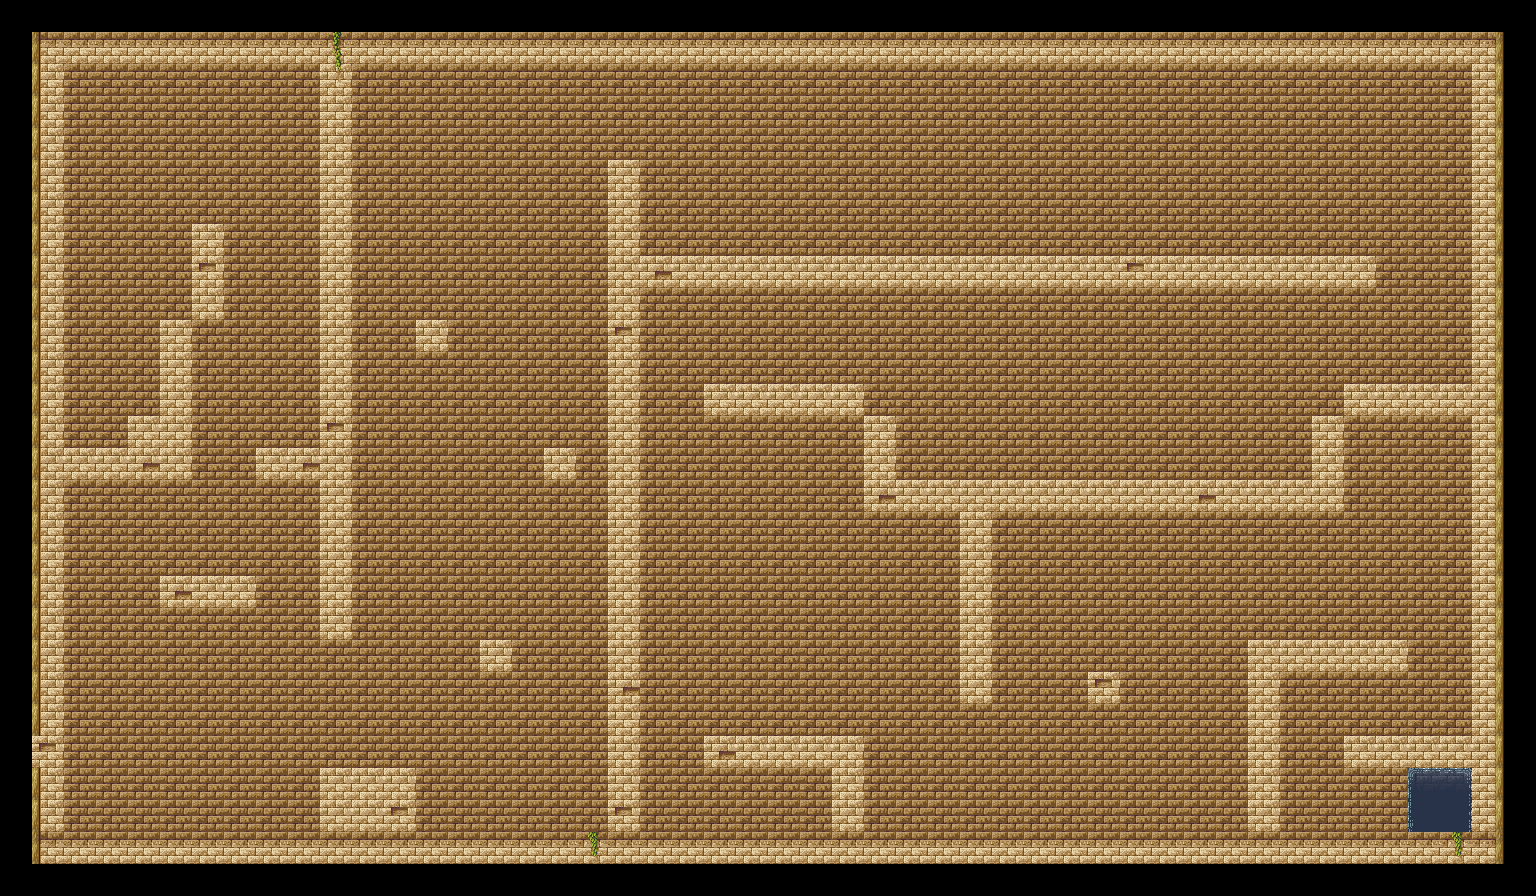

A 2D game scene composited from a Tiled map and its tileset images. What follows is a short description and the map's XML, with each tile layer's data collapsed to a summary:
An orthogonal 48x28 tile map with 32x32 px tiles, 1 tile layer (set) and 38 objects (32x blockers, 2x enemy, 2x reverse, player, exit).

<map version="1.0" orientation="orthogonal" width="48" height="28" tilewidth="32" tileheight="32">
 <properties>
  <property name="background" value="black.bmp" />
  <property name="type" value="exit" />
 </properties>
 <tileset firstgid="1" name="open rpg2" tilewidth="32" tileheight="32">
  <image source="../images/tilesets/open rpg2.png" width="960" height="960" />
 </tileset>
 <layer name="set" width="48" height="28">
  <data>[1344 cells, 1196 non-empty, 16 distinct tile ids]</data>
 </layer>
 <objectgroup name="triggers" width="48" height="28" visible="0">
  <object name="blockers" x="64" y="832" width="1408" height="32">
   <properties>
    <property name="blockers" value="tlbr" />
   </properties>
  </object>
  <object name="player" x="64" y="64" width="32" height="32">
   <properties>
    <property name="player" value="" />
   </properties>
  </object>
  <object name="enemy" x="64" y="768" width="32" height="32">
   <properties>
    <property name="enemy" value="Knight" />
   </properties>
  </object>
  <object name="enemy" x="288" y="768" width="32" height="32">
   <properties>
    <property name="enemy" value="Knight" />
   </properties>
  </object>
  <object name="reverse" x="32" y="768" width="32" height="32">
   <properties>
    <property name="reverse" value="" />
   </properties>
  </object>
  <object name="reverse" x="320" y="768" width="32" height="32">
   <properties>
    <property name="reverse" value="" />
   </properties>
  </object>
  <object name="blockers" x="32" y="32" width="32" height="832">
   <properties>
    <property name="blockers" value="tlbr" />
   </properties>
  </object>
  <object name="blockers" x="704" y="384" width="160" height="32">
   <properties>
    <property name="blockers" value="tlbr" />
   </properties>
  </object>
  <object name="blockers" x="864" y="480" width="480" height="32">
   <properties>
    <property name="blockers" value="tlbr" />
   </properties>
  </object>
  <object name="blockers" x="960" y="512" width="32" height="192">
   <properties>
    <property name="blockers" value="tlbr" />
   </properties>
  </object>
  <object name="blockers" x="1472" y="64" width="32" height="800">
   <properties>
    <property name="blockers" value="tlbr" />
   </properties>
  </object>
  <object name="blockers" x="160" y="320" width="32" height="128">
   <properties>
    <property name="blockers" value="tlbr" />
   </properties>
  </object>
  <object name="blockers" x="480" y="640" width="32" height="32">
   <properties>
    <property name="blockers" value="tlbr" />
   </properties>
  </object>
  <object name="blockers" x="544" y="448" width="32" height="32">
   <properties>
    <property name="blockers" value="tlbr" />
   </properties>
  </object>
  <object name="blockers" x="416" y="320" width="32" height="32">
   <properties>
    <property name="blockers" value="tlbr" />
   </properties>
  </object>
  <object name="blockers" x="320" y="32" width="32" height="416">
   <properties>
    <property name="blockers" value="tlbr" />
   </properties>
  </object>
  <object name="blockers" x="320" y="480" width="32" height="160">
   <properties>
    <property name="blockers" value="tlbr" />
   </properties>
  </object>
  <object name="blockers" x="320" y="768" width="96" height="64">
   <properties>
    <property name="blockers" value="tlbr" />
   </properties>
  </object>
  <object name="blockers" x="1248" y="736" width="32" height="96">
   <properties>
    <property name="blockers" value="tlbr" />
   </properties>
  </object>
  <object name="blockers" x="640" y="256" width="736" height="32">
   <properties>
    <property name="blockers" value="tlbr" />
   </properties>
  </object>
  <object name="blockers" x="608" y="160" width="32" height="672">
   <properties>
    <property name="blockers" value="tlbr" />
   </properties>
  </object>
  <object name="blockers" x="256" y="448" width="96" height="32">
   <properties>
    <property name="blockers" value="tlbr" />
   </properties>
  </object>
  <object name="blockers" x="64" y="448" width="128" height="32">
   <properties>
    <property name="blockers" value="tlbr" />
   </properties>
  </object>
  <object name="blockers" x="160" y="576" width="96" height="32">
   <properties>
    <property name="blockers" value="tlbr" />
   </properties>
  </object>
  <object name="blockers" x="192" y="224" width="32" height="96">
   <properties>
    <property name="blockers" value="tlbr" />
   </properties>
  </object>
  <object name="blockers" x="1344" y="384" width="128" height="32">
   <properties>
    <property name="blockers" value="tlbr" />
   </properties>
  </object>
  <object name="exit" x="1440" y="768" width="32" height="64">
   <properties>
    <property name="exit" value="" />
   </properties>
  </object>
  <object name="blockers" x="1344" y="736" width="128" height="32">
   <properties>
    <property name="blockers" value="tlbr" />
   </properties>
  </object>
  <object name="blockers" x="1248" y="640" width="32" height="96">
   <properties>
    <property name="blockers" value="tlbr" />
   </properties>
  </object>
  <object name="blockers" x="1280" y="640" width="128" height="32">
   <properties>
    <property name="blockers" value="tlbr" />
   </properties>
  </object>
  <object name="blockers" x="832" y="736" width="32" height="96">
   <properties>
    <property name="blockers" value="tlbr" />
   </properties>
  </object>
  <object name="blockers" x="704" y="736" width="128" height="32">
   <properties>
    <property name="blockers" value="tlbr" />
   </properties>
  </object>
  <object name="blockers" x="1088" y="672" width="32" height="32">
   <properties>
    <property name="blockers" value="tlbr" />
   </properties>
  </object>
  <object name="blockers" x="352" y="32" width="1152" height="32">
   <properties>
    <property name="blockers" value="tlbr" />
   </properties>
  </object>
  <object name="blockers" x="864" y="416" width="32" height="64">
   <properties>
    <property name="blockers" value="tlbr" />
   </properties>
  </object>
  <object name="blockers" x="1312" y="416" width="32" height="64">
   <properties>
    <property name="blockers" value="tlbr" />
   </properties>
  </object>
  <object name="blockers" x="128" y="416" width="32" height="32">
   <properties>
    <property name="blockers" value="tlbr" />
   </properties>
  </object>
  <object name="blockers" x="128" y="32" width="192" height="32">
   <properties>
    <property name="blockers" value="tlbr" />
   </properties>
  </object>
 </objectgroup>
</map>
